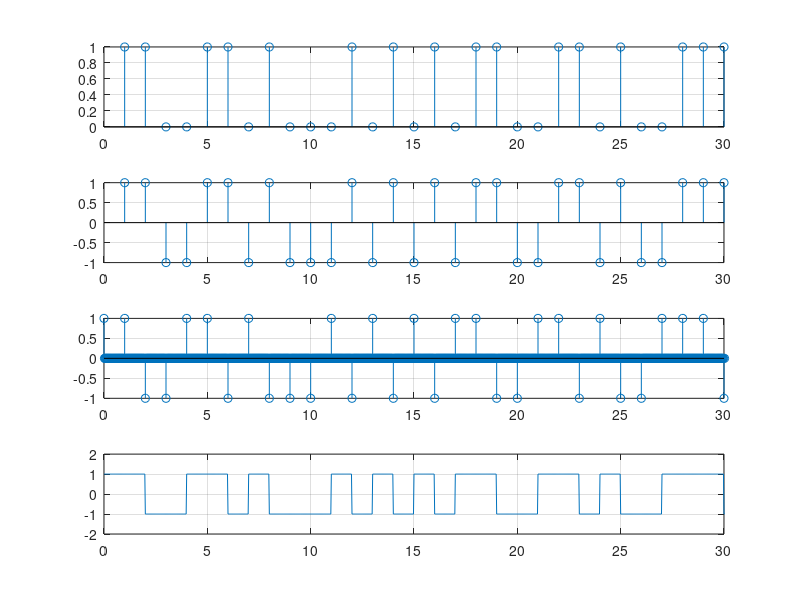
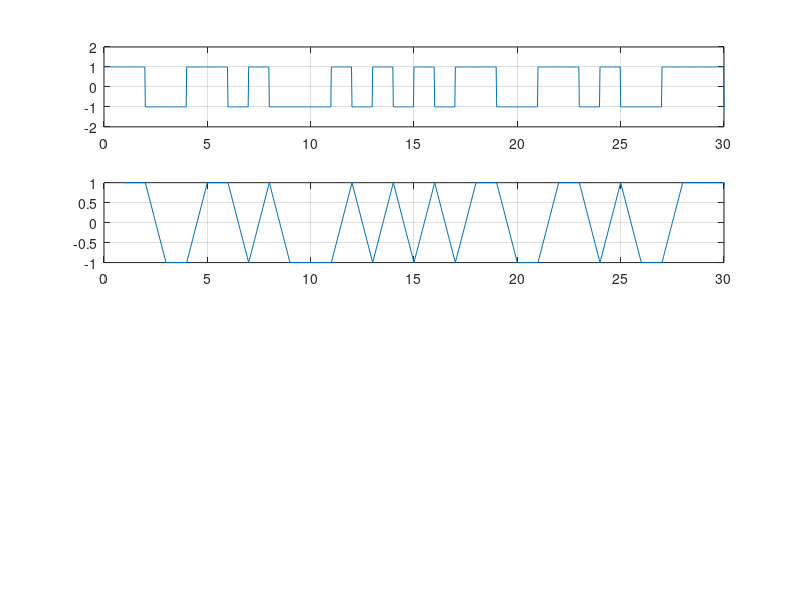

These charts were generated, in order, by the following MATLAB code: (Note: this script raises an error after producing the figures.)
%--- Chaine de transmission numérique en bande e base
clc; close all; clear;

%--parametre de simulation
fe=200e3;%Frequence echantillange
dt=1/fe; %pad d'echantillange 
D=5e3;%debit binaire
T=1/D; %durée d 'un symbole
N=round(T/dt);%T aux d'echantillange
Nb=1200; %nombre de data
t=0:dt:Nb*T-dt;%axe de temps
%--Generation  des donnes
data= rand(1,Nb)>0.5;
subplot(411);stem(data);
xlim([0 30]);grid on;
%---Mappage BPSK
symb_tx = 2*data-1;
subplot(412);stem(symb_tx);
xlim([0 30]);grid on;
%-----Upsmpling (sur echantillange)
symb_up=upsample(symb_tx,N);
subplot(413);stem(t/T,symb_up);
xlim([0 30]);grid on;
%subplot(513);stem(symb_up);xlim([0 30*N]);grid on;subplot(513);stem(t,symb_up);xlim([0 30*T]);grid on;
%--Filtre d'emission
g=ones(1,N); %reponse implusionnelle du filtred'emission
sig_bb=filter(g,1,symb_up);%mise en forme rectangulaire
subplot(414);plot(t/T,sig_bb);
xlim([0 30]);grid on;ylim([-2 2]);


%--canal
%--Filtre Reception
A0=1;
h=A0*g; %reponse implusionnelle du filtred'teception
sig_rx=filter(g,1,symb_up);%filtre de reception
figure;
subplot(411);plot(t/T,sig_rx);
xlim([0 30]);grid on; ylim([-2 2]);

%---Downsampling (Echantillange)
symb_rx=sig_rx(N:N:end);
subplot(412);plot(symb_rx);
xlim([0 30]); grid on;


%--Comparaison des donnees et clacul de TEB--%
vec_err =xor(data_tx, data_tx);
subplot(411); stem(t/T, vec_err);
xlim([0 30]); grid on;

Nerr = sum(vec_err);
TEB =Nerr / Nb;

%--Comparaison des donnees et clacul de TEB--%
eyediagram(sig_rx(N:end), N, 1); grid on;

